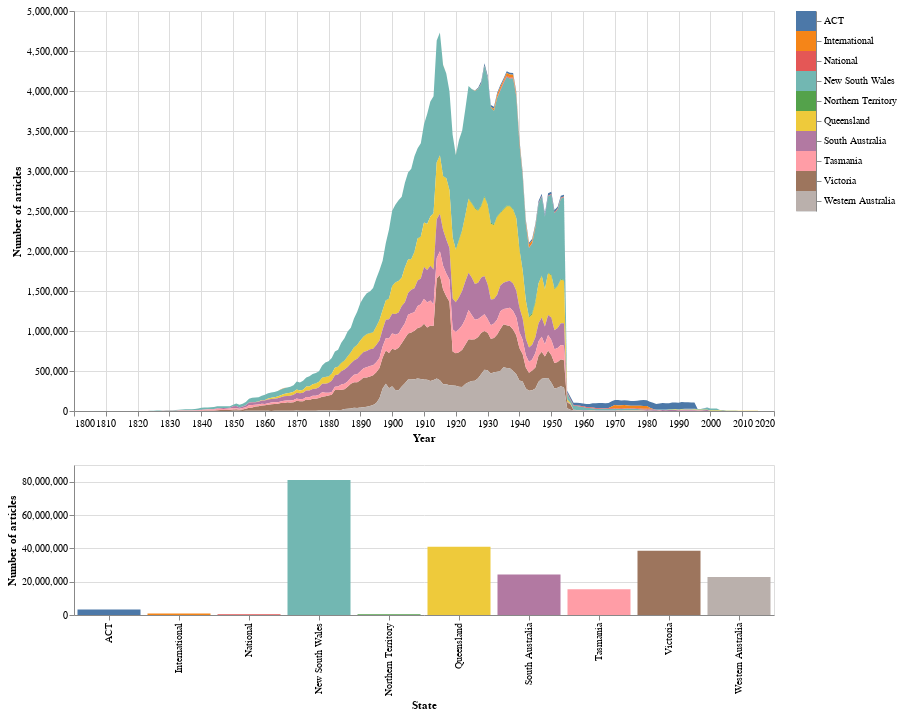

Source (notebook cell):
### Markdown cell above
## 5. Combine everything and make it interactive!

For the sake of completeness, let's try combining everything to make an interactive chart that shows both the total number of articles per year, and the contributions of each state.

### Code cell
# Use color as the selector for filtering the chart
selection = alt.selection_multi(encodings=['color'])

# Color is based on the state, or gray if another state is selected
color = alt.condition(selection,
                      alt.Color('state:N', legend=None),
                      alt.value('lightgray'))

# A basic area chart, starts stacked, but when filtered shows only the active state
area = alt.Chart(df_states_years).mark_area().encode(
    
        # Years on the X axis
        x=alt.X('term:Q', axis=alt.Axis(format='c', title='Year')),
    
        # Number of articles on the Y axis
        y=alt.Y('total_results:Q', axis=alt.Axis(format=',d', title='Number of articles'), stack=True),
        
        # Color uses the settings defined above
        color=color,
    
        # Details on hover
        tooltip=['state', alt.Tooltip('term:Q', title='Year'), alt.Tooltip('total_results:Q', title='Articles', format=',')]
    ).properties(width=700, height=400).transform_filter(
        # Filter data by state when a state is selected
        selection
    ).add_selection(
        selection
    )

# Add a bar chart showing the number of articles per state
bar = alt.Chart(df_states).mark_bar().encode(
    
        # State on the X axis
        x=alt.X('state:N', title='State'),
    
        # Number of articles on the Y axis
        y=alt.Y('total_results:Q', axis=alt.Axis(format=',d', title='Number of articles')),
        
        # Details on hover
        tooltip=[alt.Tooltip('state', title='State'), alt.Tooltip('total_results:Q', title='Articles', format=',')],
        
        # Color based on state as defined above
        color=color
    ).properties(width=700, height=150).add_selection(
        # Highlight state when selected
        selection
    )

# For good measure we'll add an interactive legend (which is really just a mini chart)
# This makes it easier to select states that don't have many articles
legend = alt.Chart(df_states).mark_rect().encode(
    
    # Show the states 
    y=alt.Y('state:N', axis=alt.Axis(orient='right', title=None)),
    
    # Color as above
    color=color
    ).add_selection(
        # Highlight on selection
        selection
    )

# Concatenate the charts -- area & legend hotizontal, then bar added vertically
(area | legend) & bar

### Figure 1 — Vega-Lite specification as saved in the notebook (floating-point values rounded to 4 significant figures; data arrays with more than 128 entries replaced by an {"elided": "..."} marker saying what was removed)
{"config": {"view": {"continuousWidth": 400, "continuousHeight": 300}}, "vconcat": [{"hconcat": [{"data": {"name": "data-255d2161f35521efa014ae6ba99b8fa3"}, "mark": "area", "encoding": {"color": {"condition": {"type": "nominal", "field": "state", "legend": null, "selection": "selector002"}, "value": "lightgray"}, "tooltip": [{"type": "nominal", "field": "state"}, {"type": "quantitative", "field": "term", "title": "Year"}, {"type": "quantitative", "field": "total_results", "format": ",", "title": "Articles"}], "x": {"type": "quantitative", "axis": {"format": "c", "title": "Year"}, "field": "term"}, "y": {"type": "quantitative", "axis": {"format": ",d", "title": "Number of articles"}, "field": "total_results", "stack": true}}, "height": 400, "selection": {"selector002": {"type": "multi", "encodings": ["color"]}}, "transform": [{"filter": {"selection": "selector002"}}], "width": 700}, {"data": {"name": "data-4e7e81a26552fef011b7a3e7fc4fd453"}, "mark": "rect", "encoding": {"color": {"condition": {"type": "nominal", "field": "state", "legend": null, "selection": "selector002"}, "value": "lightgray"}, "y": {"type": "nominal", "axis": {"orient": "right", "title": null}, "field": "state"}}, "selection": {"selector002": {"type": "multi", "encodings": ["color"]}}}]}, {"data": {"name": "data-4e7e81a26552fef011b7a3e7fc4fd453"}, "mark": "bar", "encoding": {"color": {"condition": {"type": "nominal", "field": "state", "legend": null, "selection": "selector002"}, "value": "lightgray"}, "tooltip": [{"type": "nominal", "field": "state", "title": "State"}, {"type": "quantitative", "field": "total_results", "format": ",", "title": "Articles"}], "x": {"type": "nominal", "field": "state", "title": "State"}, "y": {"type": "quantitative", "axis": {"format": ",d", "title": "Number of articles"}, "field": "total_results"}}, "height": 150, "selection": {"selector002": {"type": "multi", "encodings": ["color"]}}, "width": 700}], "$schema": "https://vega.github.io/schema/vega-lite/v4.8.1.json", "datasets": {"data-255d2161f35521efa014ae6ba99b8fa3": {"elided": "1272 records"}, "data-4e7e81a26552fef011b7a3e7fc4fd453": [{"state": "New South Wales", "total_results": 81005650}, {"state": "Queensland", "total_results": 40983231}, {"state": "Victoria", "total_results": 38564016}, {"state": "South Australia", "total_results": 24320416}, {"state": "Western Australia", "total_results": 22768617}, {"state": "Tasmania", "total_results": 15416932}, {"state": "ACT", "total_results": 3296621}, {"state": "International", "total_results": 851097}, {"state": "Northern Territory", "total_results": 409433}, {"state": "National", "total_results": 395874}]}}
